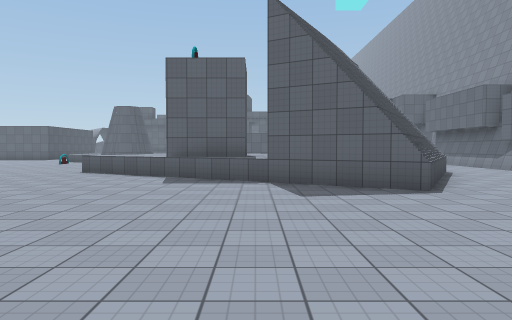
view 1 (above)

24 first-person views from a walk through a scene from a Unity 3-D project. The camera is 1.5 m above the floor, tilts 2° down and sees 70° across. The floor is counted in squares, 2 m on a side. Each view is taken from the middle of a square. On the plan, view 1 faces up. The plan holds only what a view shows up to about 11 squares ahead; the rest is blank. The place goes on beyond the plan. Some animated figures are left out. Surface patterns are stand-ins for the level's own textures.

view 2
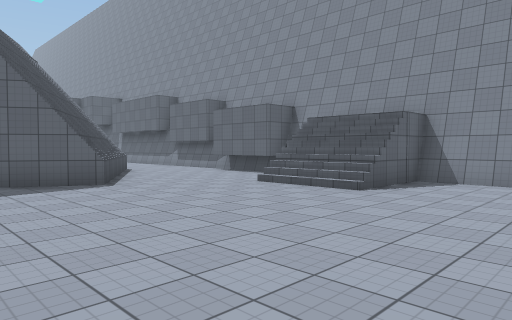

view 3
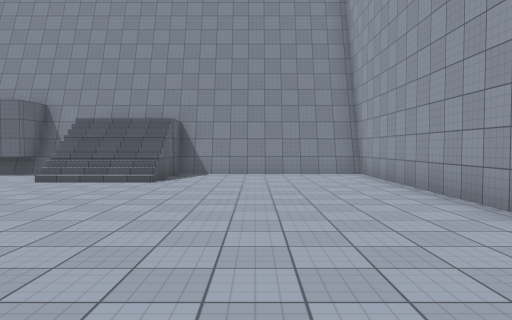

view 4
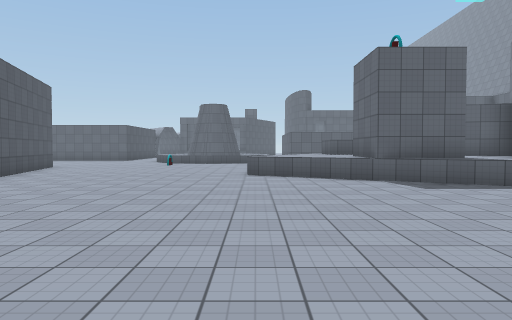

view 5
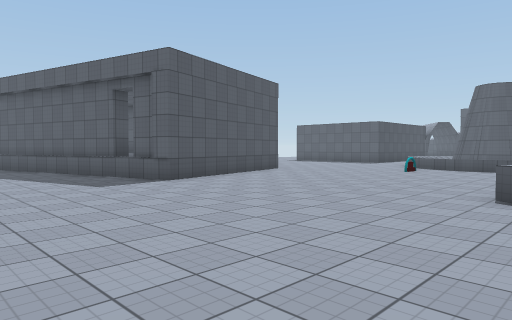

view 6
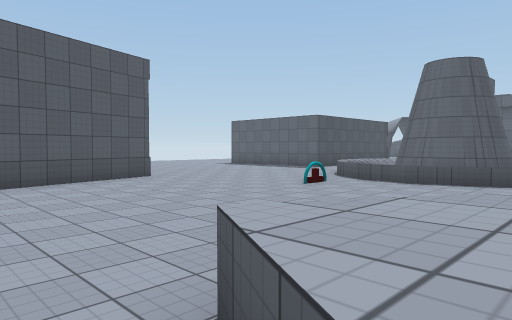

view 7
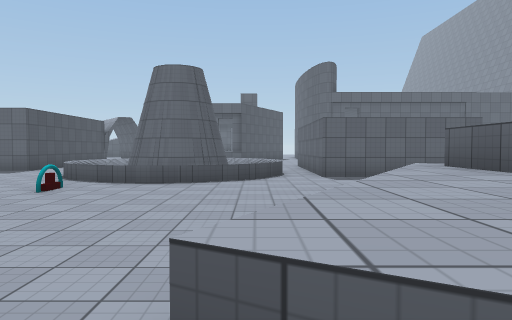

view 8
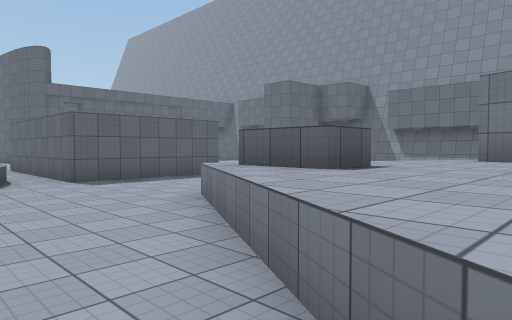

view 9
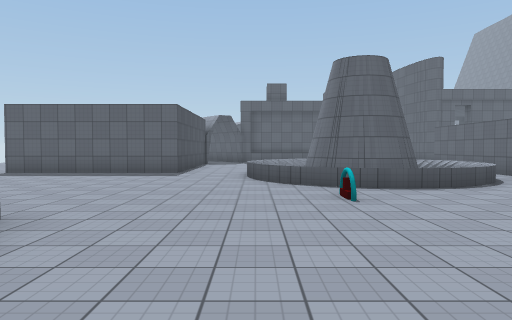

view 10
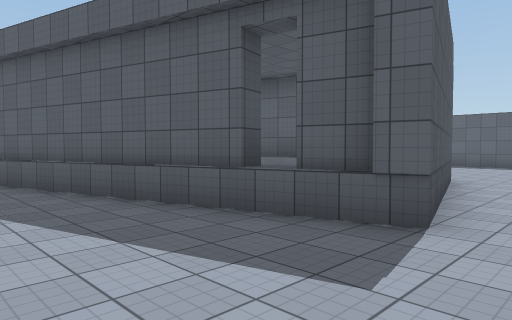

view 11
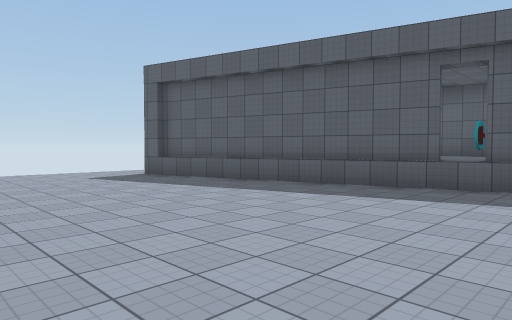

view 12
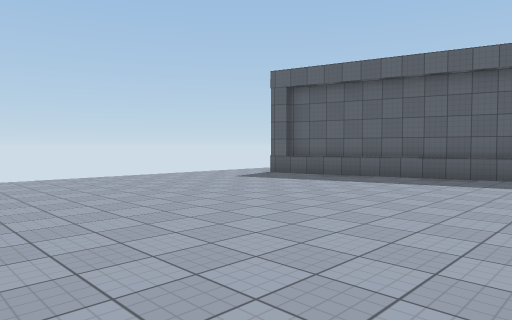

view 13
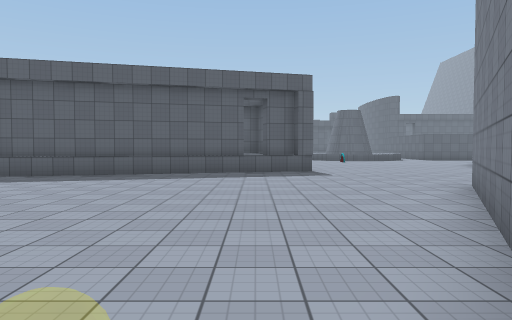

view 14
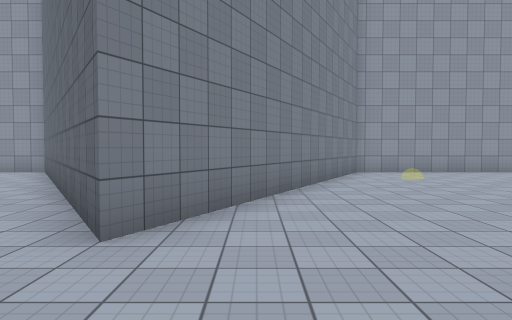

view 15
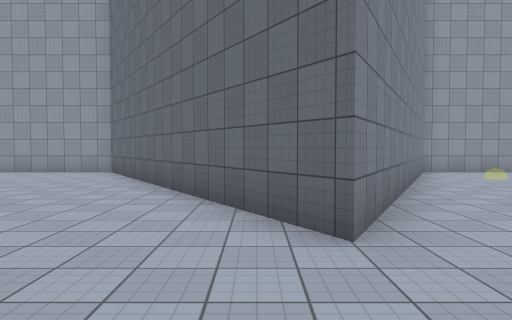

view 16
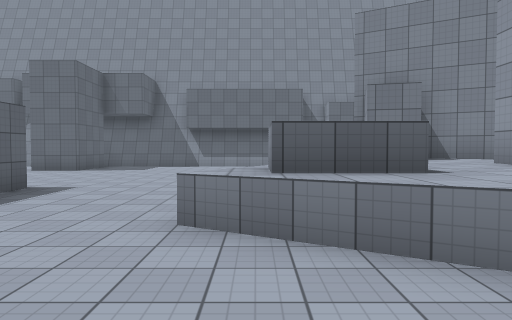

view 17
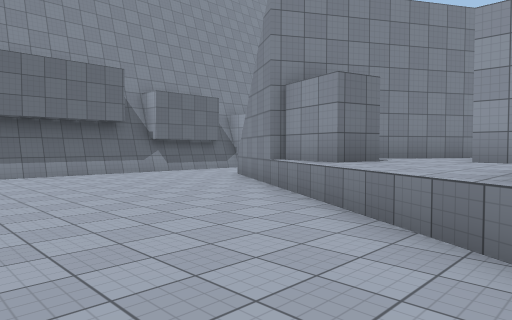

view 18
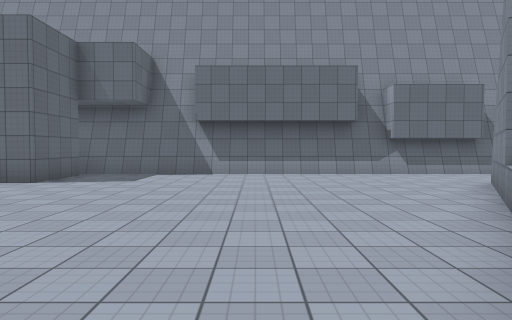

view 19
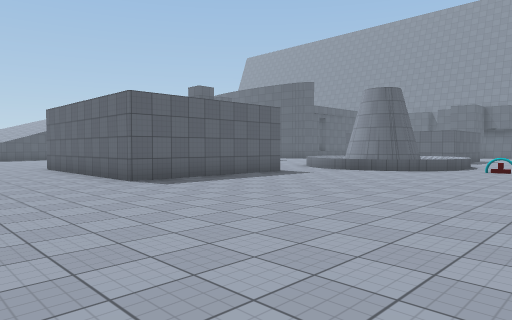

view 20
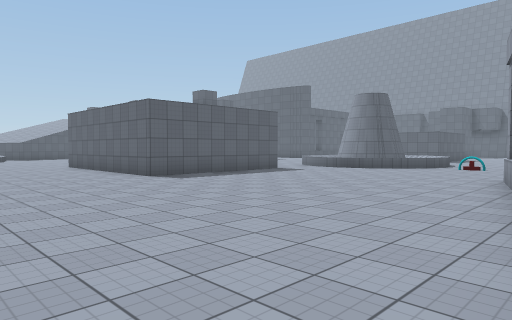

view 21
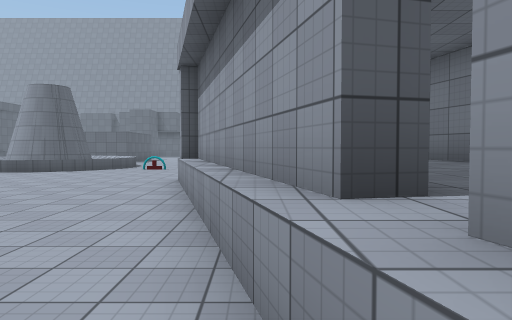

view 22
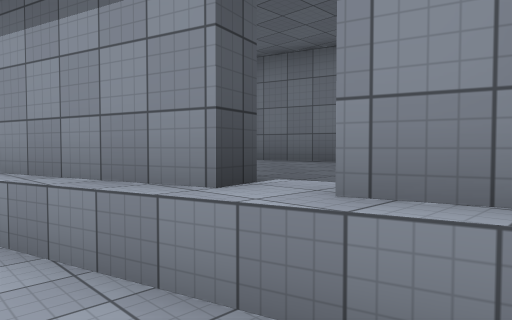

view 23
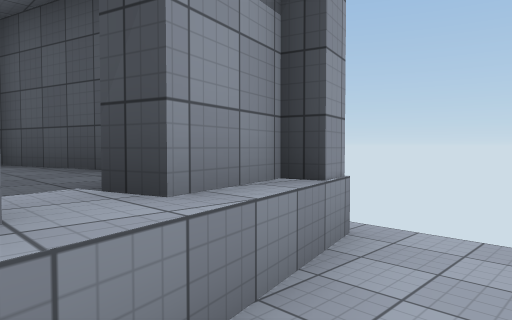

view 24
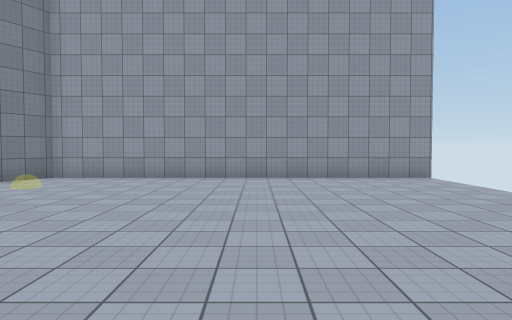

### Floor plan
Key: @ floor where view 1 was taken; # wall or solid block; . floor; / step, stairs or slope; = window, fence, low wall or low ledge; ^ raised ledge; O other object.
Columns run from 22 left of view 1 to 9 right of it. Each row starts with its distance up from view 1.
 25   ...#
 24   ...#             #
 23   ...#            .#
 22   ...#####..=    =.#
 21  ...........^^###^.#     ...##.#
 20  ...........=^###=.#### ....../
 19  ............=^^ =............/
 18  .............===............./
 17  ............................./
 16 .............O................/
 15 ...................^#^......../
 14 ......^###.........^#^^......./
 13 ...^##^^O#........^^^^^^^...../
 12 .##^^ ^^^ #.......^^^^^^###.../
 11  #^^^^^^^^#......^^^^^^^# ##../
 10  #^^^^^^^^#........^^ ^^#  #../
  9  ^^ ^^###^..........^#^#  ##../
  8   ####................^###^...
  7 ..^.....................##....##
  6 ...............................#
  5 .............#................/#
  4 .............##.............// #
  3 ............###.............// #
  2 ............# ##............///#
  1 ...........##  #....  ......../
  0 ...........#   ##.... @......./
 -1 ..........##    ##... ......../
 -2 ..........#      #............/
 -3 ###########      ###############

Positions as (right, up) in squares from view 1, and headings:
1: (0, 0), facing up
2: (0, -1), facing up-right
3: (-2, 0), facing right
4: (-5, 1), facing up
5: (-4, 5), facing up-left
6: (-4, 10), facing up-left
7: (-5, 10), facing up
8: (-6, 11), facing up-right
9: (-10, 11), facing up
10: (-10, 6), facing up-left
11: (-11, 2), facing up-left
12: (-13, -1), facing up-left
13: (-13, -2), facing up
14: (-10, 8), facing down
15: (-8, 8), facing down
16: (-6, 15), facing right
17: (-2, 18), facing down-right
18: (-2, 16), facing right
19: (-21, 14), facing up-right
20: (-22, 13), facing up-right
21: (-21, 13), facing right
22: (-21, 14), facing down-right
23: (-19, 14), facing down-left
24: (-18, 6), facing down
